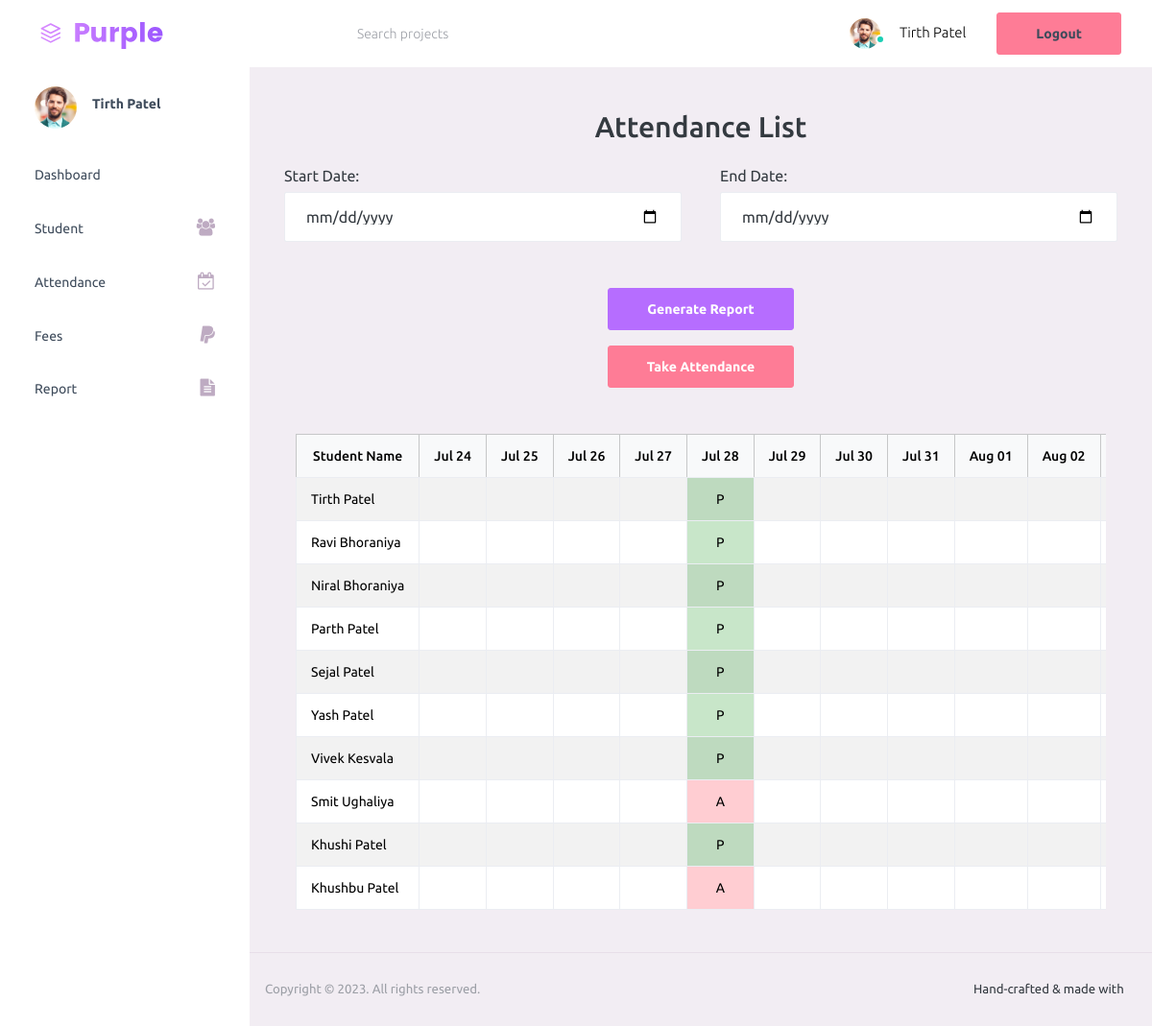
The page /attendance_list/ (signed in) on the database its author committed.
### stu_app/models.py (models this page shows, shortened)
class Student(models.Model):
    Male='Male'
    Female='Female'
    gender=(
        (Male,'Male'),
        (Female,'Female')
    )
    users = models.ForeignKey('auth.User', on_delete=models.CASCADE, related_name='students')
    firstname=models.CharField(max_length=200)
    middlename=models.CharField(max_length=200)
    lastname=models.CharField(max_length=200)
    gender=models.CharField(max_length=200,choices=gender,default=Male)
    email=models.EmailField(max_length=200)
    phone=models.CharField(max_length=12)
    house_society_name = models.CharField(max_length=255, null=True, blank=True)
    landmark_area = models.CharField(max_length=255, null=True, blank=True)
    city = models.CharField(max_length=100, null=True, blank=True)
    pin_code = models.CharField(max_length=10)
    birthday = models.DateField(null=True, blank=True)
    courses=models.CharField(max_length=50)
    amount=models.DecimalField(max_digits=10,decimal_places=2)
    created_at = models.DateField(null=True, blank=True)
    image=models.ImageField(upload_to='student_image', null=True, blank=True)

### stu_app/views.py (the view)
# urls.py: path('attendance_list/', views.attendance_list, name='attendance_list'),
@login_required(login_url='login_view')
def attendance_list(request):
    if 'start_date' in request.GET and 'end_date' in request.GET:
        start_date = datetime.strptime(request.GET['start_date'], '%Y-%m-%d').date()
        end_date = datetime.strptime(request.GET['end_date'], '%Y-%m-%d').date()
        date_list = [start_date + timedelta(days=i) for i in range((end_date - start_date).days + 1)]
        students = Student.objects.all()
        records = Attendance.objects.filter(date__range=(start_date, end_date))
        status_lookup = defaultdict(dict)
        for r in records:
            status_lookup[r.student_id][r.date] = r.status
        attendance_matrix = []
        for student in students:
            row = [status_lookup[student.id].get(day, '') for day in date_list]
            attendance_matrix.append((student, row))
        context = {
            'date_list': date_list,
            'attendance_matrix': attendance_matrix,
        }
    else:
        today = date.today()
        start = today - timedelta(days=14)
        end = today
        date_list = [start + timedelta(days=i) for i in range((end - start).days + 1)]
        students = Student.objects.all()
        records = Attendance.objects.filter(date__range=(start, end))
        status_lookup = defaultdict(dict)
        for r in records:
            status_lookup[r.student_id][r.date] = r.status
        attendance_matrix = []
        for student in students:
            row = [status_lookup[student.id].get(day, '') for day in date_list]
            attendance_matrix.append((student, row))
        context = {
            'date_list': date_list,
            'attendance_matrix': attendance_matrix,
        }
    return render(request,"attendancelist.html", context)

### template/attendancelist.html (shortened to what this page needs)
{% extends "base.html" %}
{% block body %}
{% load static %}
<h2 class="text-center mb-4">Attendance List</h2>
<form method="GET" class="text-center">
  <div class="row">
    <div class="col-md-6 text-start">
      <label for="start_date" class="form-label">Start Date:</label>
      <input type="date" name="start_date" value="{{ request.GET.start_date }}" id="start_date"
        class="form-control fs-6">
    </div>
    <div class="col-md-6 text-start">
      <label for="end_date" class="form-label">End Date:</label>
      <input type="date" name="end_date" value="{{ request.GET.end_date }}" id="end_date" class="form-control fs-6">
    </div>
  </div>
  <button type="submit" class="btn btn-primary mt-5">Generate Report</button>
</form>
<div class="text-center mt-3">
  <a href="/attendance" class="text-center">
    <button type="submit" class="btn btn-danger mb-5">Take Attendance</button>
  </a>
</div>
<div class="container">
  <div class="table-responsive">
    <table class="table table-bordered table-striped">
      <thead class="table-light">
        <tr>
          <th>Student Name</th>
          {% for date in date_list %}
          <th>{{ date|date:"M d" }}</th>
          {% endfor %}
        </tr>
      </thead>
      <tbody>
        {% for student, row in attendance_matrix %}
        <tr>
          <td class="text-start">{{ student.firstname }} {{ student.lastname }}</td>
          {% for status in row %}
          <td class="{{ status }}">{{ status }}</td>
          {% endfor %}
        </tr>
        {% endfor %}
      </tbody>
    </table>
  </div>
</div>
{% endblock body %}

### template/base.html (shortened to what this page needs)
<!DOCTYPE html>
<html lang="en">
{% load static %}
<head>
  <link rel="stylesheet" href="https://cdnjs.cloudflare.com/ajax/libs/font-awesome/4.7.0/css/font-awesome.min.css">
  <link rel="stylesheet" href="{% static 'assets/vendors/mdi/css/materialdesignicons.min.css' %}">
  <link rel="stylesheet" href="{% static 'assets/vendors/ti-icons/css/themify-icons.css' %}">
  <link rel="stylesheet" href="{% static 'assets/vendors/css/vendor.bundle.base.css' %}">
  <link rel="stylesheet" href="{% static 'assets/vendors/font-awesome/css/font-awesome.min.css' %}">
  <link rel="stylesheet" href="{% static 'assets/vendors/select2/select2.min.css' %}">
  <link rel="stylesheet" href="{% static 'assets/vendors/select2-bootstrap-theme/select2-bootstrap.min.css' %}">
  <link rel="stylesheet" href="{% static 'assets/vendors/font-awesome/css/font-awesome.min.css' %}" />
  <link rel="stylesheet" href="{% static 'assets/vendors/bootstrap-datepicker/bootstrap-datepicker.min.css' %}">
  <link rel="stylesheet" href="{% static 'assets/css/style.css' %}">
</head>
<body>
  <div class="container-scroller">
    <nav class="navbar default-layout-navbar col-lg-12 col-12 p-0 fixed-top d-flex flex-row">
      <div class="text-center navbar-brand-wrapper d-flex align-items-center justify-content-start">
        <a class="navbar-brand brand-logo" href="/index"><img src="{% static 'assets/images/logo.svg' %}"
            alt="logo" /></a>
      </div>
      <div class="navbar-menu-wrapper d-flex align-items-stretch">
        <button class="navbar-toggler navbar-toggler align-self-center" type="button" data-toggle="minimize">
          <span class="mdi mdi-menu"></span>
        </button>
        <div class="search-field d-none d-md-block">
          <form class="d-flex align-items-center h-100" action="#">
            <div class="input-group">
              <div class="input-group-prepend bg-transparent">
                <i class="input-group-text border-0 mdi mdi-magnify"></i>
              </div>
              <input type="text" class="form-control bg-transparent border-0" placeholder="Search projects">
            </div>
          </form>
        </div>
        <ul class="navbar-nav navbar-nav-right">
          <li class="nav-item nav-profile dropdown">
            <a class="nav-link" id="profileDropdown" href="#" data-bs-toggle="dropdown" aria-expanded="false">
              <div class="nav-profile-img">
                <img src="{% static 'assets/images/faces/face1.jpg' %}" alt="image">
                <span class="availability-status online"></span>
              </div>
              <div class="nav-profile-text">
                <p class="mb-1 text-black">{{user.username}}</p>
              </div>
            </a>
          </li>
          {% if user.is_authenticated %}
          <li class="nav-item">
            <a class="btn btn-danger text-dark mx-2" href="/logout_view">Logout</a>
          </li>
          {% endif %}
        </ul>
      </div>
    </nav>
    <div class="container-fluid page-body-wrapper">
      <nav class="sidebar sidebar-offcanvas" id="sidebar">
        <ul class="nav">
          <li class="nav-item nav-profile">
            <a href="#" class="nav-link">
              <div class="nav-profile-image">
                <img src="{% static 'assets/images/faces/face1.jpg' %}" alt="profile" />
              </div>
              <div class="nav-profile-text d-flex flex-column">
                <span class="font-weight-bold mb-2">{{ user.username }}</span>
              </div>
            </a>
          </li>
          <li class="nav-item">
            <a class="nav-link" href="/index">
              <span class="menu-title">Dashboard</span>
              <i class="mdi mdi-home menu-icon"></i>
            </a>
          </li>
          <li class="nav-item">
            <a class="nav-link" data-bs-toggle="collapse" href="#ui-basic" aria-expanded="false"
              aria-controls="ui-basic">
              <span class="menu-title">Student</span>
              <i class="menu-arrow"></i>
              <i class="fa fa-users menu-icon"></i>
            </a>
          </li>
          <li class="nav-item">
            <a class="nav-link" data-bs-toggle="collapse" href="#ui-basic1" aria-expanded="false"
              aria-controls="ui-basic">
              <span class="menu-title">Attendance</span>
              <i class="menu-arrow"></i>
              <i class="	fa fa-calendar-check-o menu-icon"></i>
            </a>
          </li>
          <li class="nav-item">
            <a class="nav-link" data-bs-toggle="collapse" href="#ui-basic2" aria-expanded="false"
              aria-controls="ui-basic">
              <span class="menu-title">Fees</span>
              <i class="menu-arrow"></i>
              <i class="fa fa-paypal menu-icon"></i>
            </a>
          </li>
          <li class="nav-item">
            <a class="nav-link" data-bs-toggle="collapse" href="#report" aria-expanded="false" aria-controls="ui-basic">
              <span class="menu-title">Report</span>
              <i class="menu-arrow"></i>
              <i class="fa fa-file-text menu-icon"></i>
            </a>
          </li>
        </ul>
      </nav>
      <div class="main-panel">
        <div class="content-wrapper">
          {% block body %}{% endblock body %}
        </div>
        <footer class="footer">
          <div class="d-sm-flex justify-content-center justify-content-sm-between">
            <span class="text-muted text-center text-sm-left d-block d-sm-inline-block">Copyright © 2023. All rights
              reserved.</span>
            <span class="float-none float-sm-right d-block mt-1 mt-sm-0 text-center">Hand-crafted & made with <i
                class="mdi mdi-heart text-danger"></i></span>
          </div>
        </footer>
      </div>
    </div>
  </div>
</body>
</html>

### template/attendancelist.html (style rules this page uses)
.P { background-color: #c8e6c9 !important; }
.A { background-color: #ffcdd2 !important; }
.table td, .table th { text-align: center; vertical-align: middle; }

### rows shown on the page
Student: firstname "Tirth", lastname "Patel", row "P"
Student: firstname "Ravi", lastname "Bhoraniya", row "P"
Student: firstname "Niral", lastname "Bhoraniya", row "P"
Student: firstname "Parth", lastname "Patel", row "P"
Student: firstname "Sejal", lastname "Patel", row "P"
Student: firstname "Yash", lastname "Patel", row "P"
Student: firstname "Vivek", lastname "Kesvala", row "P"
Student: firstname "Smit", lastname "Ughaliya", row "A"
Student: firstname "Khushi", lastname "Patel", row "P"
Student: firstname "Khushbu", lastname "Patel", row "A"

### other values the page prints
{{ user.username }} "Tirth Patel"
{{ date|date:"M d" }} "Jul 24" "Jul 25" "Jul 26" "Jul 27" "Jul 28" "Jul 29" "Jul 30" "Jul 31" "Aug 01" "Aug 02"
